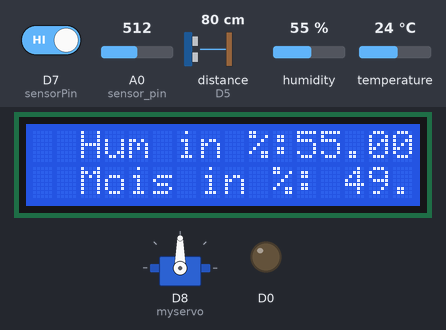
Bench run of a sketch on a simulated ESP8266 (NodeMCU). On the bench: servo, 16×2 character LCD, output pins drawn as LEDs (lit = HIGH). Wiring (inferred from the names in the program): ultrasonic range finder: trigger D6; echo D5. The inputs (shaded band) are chosen by the test bench; at power-on: A0 (sensor_pin) = 512, distance to the obstacle (sensor on D5) 80 cm, D7 (sensorPin) HIGH, humidity 55 %, temperature 24 °C. The echo pulse lasts 58.3 µs per cm; WiFi joins after 1.5 s; servers stay silent unless stated; pins used as bus, display or sensor lines are not drawn; what the sketch prints to the serial monitor is not drawn.

Above: at 6.3 s.
6.4 s: A0 (sensor_pin) set to 700
At 12.4 s:
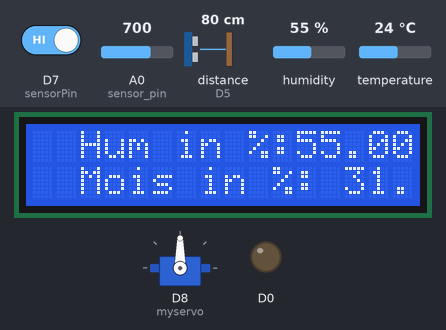
14.5 s: A0 (sensor_pin) set to 733
At 21.5 s:
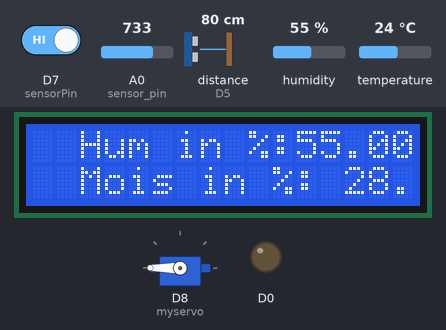
21.6 s: distance to the obstacle (sensor on D5) set to 12 cm
28.7 s: distance to the obstacle (sensor on D5) set to 9 cm
At 33.8 s:
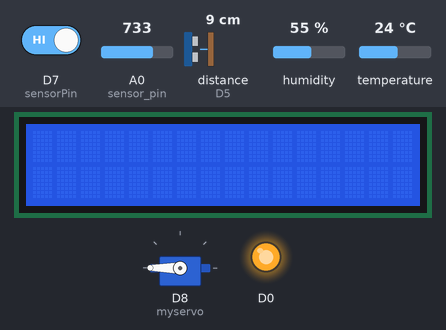
36.5 s: D7 (sensorPin) driven LOW
43.6 s: humidity set to 22 %
At 54.5 s:
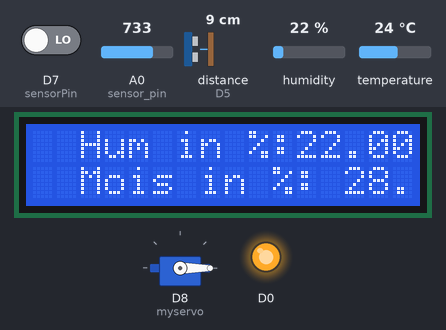
Timing chart, 0 to 56.0 s (numbered marks = the images above; inputs shaded):
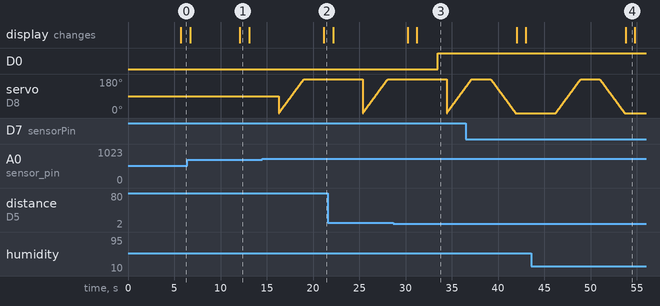

The sketch:

IoT_irrigation_system.ino
```cpp
#include <DHT.h>
#include <ESP8266WiFi.h>
#include <Servo.h>
#include <Wire.h>
#include <LiquidCrystal_I2C.h>
String apiKey = "IH25F17BF113FANI";
const char *ssid =  "PVJ";
const char *pass =  "spidy023";
const char* server = "api.thingspeak.com";

WiFiClient client;


//LCD
int lcdColumns = 16;
int lcdRows = 2;
LiquidCrystal_I2C lcd(0x27, lcdColumns, lcdRows);

//servo
Servo myservo;
int pos = 0;

//DHT
DHT dht(D4, DHT11);
const int trigPin = 12;
const int echoPin = 14;

//define sound velocity in cm/uS
#define SOUND_VELOCITY 0.034
#define CM_TO_INCH 0.393701
long duration;
float distanceCm;
float distanceInch;
const int sensor_pin = A0;  /* Connect Soil moisture analog sensor pin to A0 of NodeMCU */

//rainfall
int sensorPin = D7;
int sensorValue2=0;


void setup() {
  Serial.begin(115200); // Starts the serial communication
  dht.begin();// begin DHT
   Wire.begin();//I2C begin
  pinMode(trigPin, OUTPUT); // Sets the trigPin as an Output
  pinMode(echoPin, INPUT); // Sets the echoPin as an Input
myservo.attach(15);//sdrvo
lcd.init();//lcd initialize
 lcd.backlight();//ON backlight
  WiFi.begin(ssid, pass);

  while (WiFi.status() != WL_CONNECTED) {
    delay(500);
    Serial.print(".");
  }
  Serial.println("");
  Serial.println("WiFi connected");
  pinMode(16,OUTPUT);
}


void loop() {

  float h=dht.readHumidity();
  float t=dht.readTemperature();
  //ULTRASONIC
  // Clears the trigPin
  digitalWrite(trigPin, LOW);
  delayMicroseconds(2);
  // Sets the trigPin on HIGH state for 10 micro seconds
  digitalWrite(trigPin, HIGH);
  delayMicroseconds(10);
  digitalWrite(trigPin, LOW);
  // Reads the echoPin, returns the sound wave travel time in microseconds
  duration = pulseIn(echoPin, HIGH);
  // Calculate the distance
  distanceCm = duration * SOUND_VELOCITY / 2;
  // Prints the distance on the Serial Monitor
  Serial.print("Distance (cm): ");
  Serial.println(distanceCm);
  delay(1000);

  if(distanceCm<10){
    digitalWrite(16,HIGH);
  }
  else{
    digitalWrite(16,LOW);
  }
  //SOIL MOISTURE
  float moisture_percentage;
  moisture_percentage = ( 100.00 - ( (analogRead(sensor_pin) / 1023.00) * 100.00 ) );
  Serial.print("Soil Moisture(in Percentage) = ");
  Serial.print(moisture_percentage);
  Serial.println("%");
  delay(1000);

  if(moisture_percentage<30){
    for (pos = 0; pos <= 180; pos += 1) { // goes from 0 degrees to 180 degrees
    // in steps of 1 degree
       myservo.write(pos);              // tell servo to go to position in variable 'pos'
        delay(15);                       // waits 15ms for the servo to reach the position
  }
  }
  //DHT11
  delay(1000);
  Serial.println("Temperature in C:");
  Serial.println(t);
  Serial.println("Humidity in C:");
  Serial.println(h);
  delay(1000);

  //rainfall
  sensorValue2 = digitalRead(sensorPin);
  if (sensorValue2==LOW){
  Serial.print("rain is detected stop the motor.");
   for (pos = 180; pos >= 0; pos -= 1) { // goes from 180 degrees to 0 degrees
    myservo.write(pos);              // tell servo to go to position in variable 'pos'
    delay(15);                       // waits 15ms for the servo to reach the position
  }
  //digitalWrite(enable2, HIGH);
  }
  else{
  Serial.print("rain not detected ");
  }

  Serial.println();
  delay(100);

  //LCD
   // set cursor to first column, first row
  lcd.setCursor(2, 0);
  // print message
  lcd.print("Hum in %:"+String(h));
  lcd.setCursor(2,1);
  lcd.print("Mois in %: "+String(moisture_percentage));
  delay(1000);
  lcd.clear();

  delay(1000);

  //ThongSpeak
  if (client.connect(server, 80)) {
    String postStr = apiKey;
    postStr += "&field1=";
    postStr += String(moisture_percentage);
    postStr += "&field2=";
    postStr += String(sensorValue2);
    postStr += "&field3=";
    postStr += String(h);
    postStr += "&field4=";
    postStr += String(distanceCm);
    postStr += "\r\n\r\n";

    client.print("POST /update HTTP/1.1\n");
    client.print("Host: api.thingspeak.com\n");
    client.print("Connection: close\n");
    client.print("X-THINGSPEAKAPIKEY: " + apiKey + "\n");
    client.print("Content-Type: application/x-www-form-urlencoded\n");
    client.print("Content-Length: ");
    client.print(postStr.length());
    client.print("\n\n");
    client.print(postStr);

}
}
```

printing.c
```cpp
#include <stdio.h>
#include "freertos/FreeRTOS.h"
#include "freertos/task.h"

TaskHandle_t myTask1Handle = NULL;
TaskHandle_t myTask2Handle = NULL;

 void task1(void *arg)
{

 while(1){
printf("hello from task 1 \n");
  vTaskDelay(1000 / portTICK_PERIOD_MS);
   vTaskDelay(pdMS_TO_TICKS(1000));
 }
}

 void task2(void *arg)
{

 for(int i=0;i<5;i++){

printf("hello from task 2 \n");
    vTaskDelay(pdMS_TO_TICKS(1000));
  vTaskDelay(1000 / portTICK_PERIOD_MS);
 }
}

void app_main()
{

    xTaskCreate(task1, "task1", 4096, NULL, 10, &myTask1Handle);
   xTaskCreatePinnedToCore(task2, "task2", 4096, NULL, 10, &myTask2Handle,1);
}
```

Measured:
- the behaviour switches between 716 and 717 on A0 (sensor_pin) (found by bisection; images 1 and 2)
- the behaviour switches between 11 and 10 cm on distance to the obstacle (sensor on D5) (found by bisection; images 2 and 3)
- after the input at 6.4 s, the display: first differs from a run without the input after 5.7 s (image 1)
- after the input at 14.5 s, the display: changes after 6.7 s (image 2)
- after the input at 28.7 s, D0: LOW → HIGH after 4.8 s
- after the input at 43.6 s, the display: changes after 10.2 s (image 4)
- by itself, servo on D8 (myservo): rises from 0° to 180° in 2.7 s, then falls to 0° in 4.7 s
